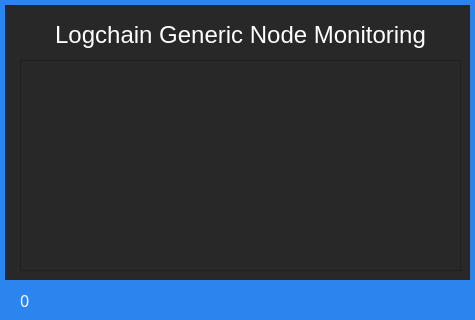
<?xml version="1.0" encoding="UTF-8"?>
<ui version="4.0">
 <class>Form</class>
 <widget class="QWidget" name="Form">
  <property name="windowModality">
   <enum>Qt::ApplicationModal</enum>
  </property>
  <property name="geometry">
   <rect>
    <x>0</x>
    <y>0</y>
    <width>475</width>
    <height>320</height>
   </rect>
  </property>
  <property name="mouseTracking">
   <bool>false</bool>
  </property>
  <property name="contextMenuPolicy">
   <enum>Qt::DefaultContextMenu</enum>
  </property>
  <property name="windowTitle">
   <string>Logchain Monitoring </string>
  </property>
  <property name="windowIcon">
   <iconset>
    <normaloff>../../../Users/USER/Desktop/monitor.png</normaloff>../../../Users/USER/Desktop/monitor.png</iconset>
  </property>
  <property name="layoutDirection">
   <enum>Qt::LeftToRight</enum>
  </property>
  <property name="styleSheet">
   <string notr="true">background-color:rgb(40, 40, 40)</string>
  </property>
  <widget class="QWidget" name="widget" native="true">
   <property name="geometry">
    <rect>
     <x>0</x>
     <y>0</y>
     <width>1921</width>
     <height>5</height>
    </rect>
   </property>
   <property name="styleSheet">
    <string notr="true">background-color:rgb(44, 132, 238)</string>
   </property>
  </widget>
  <widget class="QListWidget" name="listWidget">
   <property name="geometry">
    <rect>
     <x>20</x>
     <y>60</y>
     <width>441</width>
     <height>211</height>
    </rect>
   </property>
   <property name="styleSheet">
    <string notr="true">color:white;</string>
   </property>
  </widget>
  <widget class="QListWidget" name="listWidget_2">
   <property name="geometry">
    <rect>
     <x>1540</x>
     <y>430</y>
     <width>361</width>
     <height>591</height>
    </rect>
   </property>
   <property name="styleSheet">
    <string notr="true">color:white;</string>
   </property>
  </widget>
  <widget class="QListWidget" name="listWidget_3">
   <property name="geometry">
    <rect>
     <x>1170</x>
     <y>430</y>
     <width>361</width>
     <height>591</height>
    </rect>
   </property>
   <property name="styleSheet">
    <string notr="true">color:white;</string>
   </property>
  </widget>
  <widget class="QListWidget" name="listWidget_4">
   <property name="geometry">
    <rect>
     <x>920</x>
     <y>110</y>
     <width>1881</width>
     <height>171</height>
    </rect>
   </property>
   <property name="verticalScrollBarPolicy">
    <enum>Qt::ScrollBarAlwaysOff</enum>
   </property>
   <property name="horizontalScrollBarPolicy">
    <enum>Qt::ScrollBarAlwaysOff</enum>
   </property>
   <property name="spacing">
    <number>0</number>
   </property>
   <property name="viewMode">
    <enum>QListView::IconMode</enum>
   </property>
  </widget>
  <widget class="QLabel" name="label_2">
   <property name="geometry">
    <rect>
     <x>930</x>
     <y>80</y>
     <width>211</width>
     <height>21</height>
    </rect>
   </property>
   <property name="font">
    <font>
     <family>Arial</family>
     <pointsize>18</pointsize>
    </font>
   </property>
   <property name="styleSheet">
    <string notr="true">color:white;</string>
   </property>
   <property name="text">
    <string>Node List</string>
   </property>
  </widget>
  <widget class="QLabel" name="label_3">
   <property name="geometry">
    <rect>
     <x>20</x>
     <y>19</y>
     <width>441</width>
     <height>31</height>
    </rect>
   </property>
   <property name="font">
    <font>
     <family>Arial</family>
     <pointsize>18</pointsize>
    </font>
   </property>
   <property name="styleSheet">
    <string notr="true">color:white;</string>
   </property>
   <property name="text">
    <string>Logchain Generic Node Monitoring</string>
   </property>
   <property name="alignment">
    <set>Qt::AlignCenter</set>
   </property>
  </widget>
  <widget class="QLabel" name="label">
   <property name="geometry">
    <rect>
     <x>480</x>
     <y>130</y>
     <width>351</width>
     <height>51</height>
    </rect>
   </property>
   <property name="font">
    <font>
     <family>함초롬바탕 확장</family>
     <pointsize>18</pointsize>
    </font>
   </property>
   <property name="styleSheet">
    <string notr="true">color:white;
</string>
   </property>
   <property name="text">
    <string>Logchain Monitoring Board</string>
   </property>
  </widget>
  <widget class="QWidget" name="widget_2" native="true">
   <property name="geometry">
    <rect>
     <x>0</x>
     <y>0</y>
     <width>5</width>
     <height>1080</height>
    </rect>
   </property>
   <property name="styleSheet">
    <string notr="true">background-color:rgb(44, 132, 238)</string>
   </property>
  </widget>
  <widget class="QWidget" name="widget_3" native="true">
   <property name="geometry">
    <rect>
     <x>470</x>
     <y>0</y>
     <width>5</width>
     <height>1080</height>
    </rect>
   </property>
   <property name="styleSheet">
    <string notr="true">background-color:rgb(44, 132, 238)</string>
   </property>
  </widget>
  <widget class="QWidget" name="widget_4" native="true">
   <property name="geometry">
    <rect>
     <x>0</x>
     <y>315</y>
     <width>1920</width>
     <height>5</height>
    </rect>
   </property>
   <property name="styleSheet">
    <string notr="true">background-color:rgb(44, 132, 238)</string>
   </property>
  </widget>
  <widget class="QWidget" name="widget_5" native="true">
   <property name="geometry">
    <rect>
     <x>0</x>
     <y>280</y>
     <width>1371</width>
     <height>41</height>
    </rect>
   </property>
   <property name="styleSheet">
    <string notr="true">background-color:rgb(44, 132, 238)</string>
   </property>
   <widget class="QLabel" name="label_7">
    <property name="geometry">
     <rect>
      <x>20</x>
      <y>10</y>
      <width>451</width>
      <height>21</height>
     </rect>
    </property>
    <property name="font">
     <font>
      <family>휴먼모음T</family>
      <pointsize>12</pointsize>
     </font>
    </property>
    <property name="styleSheet">
     <string notr="true">color:white;</string>
    </property>
    <property name="text">
     <string>0</string>
    </property>
   </widget>
  </widget>
  <widget class="QLabel" name="label_5">
   <property name="geometry">
    <rect>
     <x>1170</x>
     <y>390</y>
     <width>121</width>
     <height>31</height>
    </rect>
   </property>
   <property name="font">
    <font>
     <family>Arial</family>
     <pointsize>18</pointsize>
    </font>
   </property>
   <property name="styleSheet">
    <string notr="true">color:white;</string>
   </property>
   <property name="text">
    <string>Blocks</string>
   </property>
  </widget>
  <widget class="QLabel" name="label_6">
   <property name="geometry">
    <rect>
     <x>1540</x>
     <y>390</y>
     <width>161</width>
     <height>31</height>
    </rect>
   </property>
   <property name="font">
    <font>
     <family>Arial</family>
     <pointsize>18</pointsize>
    </font>
   </property>
   <property name="styleSheet">
    <string notr="true">color:white;</string>
   </property>
   <property name="text">
    <string>Transactions </string>
   </property>
  </widget>
  <widget class="QListWidget" name="listWidget_5">
   <property name="geometry">
    <rect>
     <x>800</x>
     <y>430</y>
     <width>361</width>
     <height>591</height>
    </rect>
   </property>
   <property name="styleSheet">
    <string notr="true">color:white;</string>
   </property>
  </widget>
  <widget class="QLabel" name="label_8">
   <property name="geometry">
    <rect>
     <x>800</x>
     <y>390</y>
     <width>121</width>
     <height>31</height>
    </rect>
   </property>
   <property name="font">
    <font>
     <family>Arial</family>
     <pointsize>18</pointsize>
    </font>
   </property>
   <property name="styleSheet">
    <string notr="true">color:white;</string>
   </property>
   <property name="text">
    <string>Voting</string>
   </property>
  </widget>
 </widget>
 <resources/>
 <connections/>
</ui>
